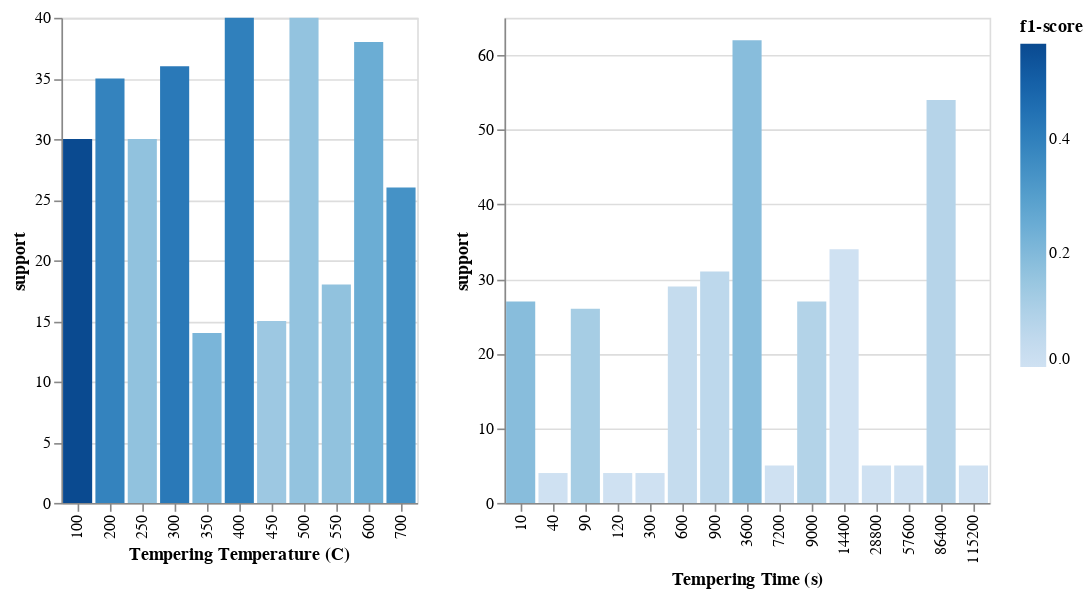

Notebook cell for this chart:
### Code cell
rf_cr_ttemp_supp_plot = alt.Chart(pl_cr_rf_ttemp)\
    .mark_bar().encode(
        alt.X('index:O').title('Tempering Temperature (C)'),
        alt.Y('support'),
        alt.Color('f1-score')
        )

rf_cr_ttime_supp_plot = alt.Chart(pl_cr_rf_ttime)\
    .mark_bar().encode(
        alt.X('index:O').title('Tempering Time (s)'),
        alt.Y('support'),
        alt.Color('f1-score')
        )
rf_cr_ttemp_supp_plot

alt.concat(rf_cr_ttemp_supp_plot, rf_cr_ttime_supp_plot)

### Figure 1 — Vega-Lite specification as saved in the notebook (floating-point values rounded to 4 significant figures)
{"config": {"view": {"continuousWidth": 300, "continuousHeight": 300}}, "concat": [{"data": {"name": "data-40dbfdca97c6ec4798d905711e9f55ac"}, "mark": {"type": "bar"}, "encoding": {"color": {"field": "f1-score", "type": "quantitative"}, "x": {"field": "index", "title": "Tempering Temperature (C)", "type": "ordinal"}, "y": {"field": "support", "type": "quantitative"}}}, {"data": {"name": "data-29efd9b7435ce0ceeefe461582617b77"}, "mark": {"type": "bar"}, "encoding": {"color": {"field": "f1-score", "type": "quantitative"}, "x": {"field": "index", "title": "Tempering Time (s)", "type": "ordinal"}, "y": {"field": "support", "type": "quantitative"}}}], "$schema": "https://vega.github.io/schema/vega-lite/v5.20.1.json", "datasets": {"data-40dbfdca97c6ec4798d905711e9f55ac": [{"index": 100, "precision": 0.5135, "recall": 0.6333, "f1-score": 0.5672, "support": 30.0}, {"index": 200, "precision": 0.3784, "recall": 0.4, "f1-score": 0.3889, "support": 35.0}, {"index": 250, "precision": 0.2222, "recall": 0.1333, "f1-score": 0.1667, "support": 30.0}, {"index": 300, "precision": 0.4, "recall": 0.4444, "f1-score": 0.4211, "support": 36.0}, {"index": 350, "precision": 0.2143, "recall": 0.2143, "f1-score": 0.2143, "support": 14.0}, {"index": 400, "precision": 0.3778, "recall": 0.425, "f1-score": 0.4, "support": 40.0}, {"index": 450, "precision": 0.1429, "recall": 0.1333, "f1-score": 0.1379, "support": 15.0}, {"index": 500, "precision": 0.1714, "recall": 0.15, "f1-score": 0.16, "support": 40.0}, {"index": 550, "precision": 0.1667, "recall": 0.1667, "f1-score": 0.1667, "support": 18.0}, {"index": 600, "precision": 0.2326, "recall": 0.2632, "f1-score": 0.2469, "support": 38.0}, {"index": 700, "precision": 0.381, "recall": 0.3077, "f1-score": 0.3404, "support": 26.0}], "data-29efd9b7435ce0ceeefe461582617b77": [{"index": 10, "precision": 0.1852, "recall": 0.1852, "f1-score": 0.1852, "support": 27.0}, {"index": 40, "precision": 0.0, "recall": 0.0, "f1-score": 0.0, "support": 4.0}, {"index": 90, "precision": 0.12, "recall": 0.1154, "f1-score": 0.1176, "support": 26.0}, {"index": 120, "precision": 0.0, "recall": 0.0, "f1-score": 0.0, "support": 4.0}, {"index": 300, "precision": 0.0, "recall": 0.0, "f1-score": 0.0, "support": 4.0}, {"index": 600, "precision": 0.03333, "recall": 0.03448, "f1-score": 0.0339, "support": 29.0}, {"index": 900, "precision": 0.05405, "recall": 0.06452, "f1-score": 0.05882, "support": 31.0}, {"index": 3600, "precision": 0.193, "recall": 0.1774, "f1-score": 0.1849, "support": 62.0}, {"index": 7200, "precision": 0.0, "recall": 0.0, "f1-score": 0.0, "support": 5.0}, {"index": 9000, "precision": 0.1, "recall": 0.07407, "f1-score": 0.08511, "support": 27.0}, {"index": 14400, "precision": 0.0, "recall": 0.0, "f1-score": 0.0, "support": 34.0}, {"index": 28800, "precision": 0.0, "recall": 0.0, "f1-score": 0.0, "support": 5.0}, {"index": 57600, "precision": 0.0, "recall": 0.0, "f1-score": 0.0, "support": 5.0}, {"index": 86400, "precision": 0.08163, "recall": 0.07407, "f1-score": 0.07767, "support": 54.0}, {"index": 115200, "precision": 0.0, "recall": 0.0, "f1-score": 0.0, "support": 5.0}]}}
